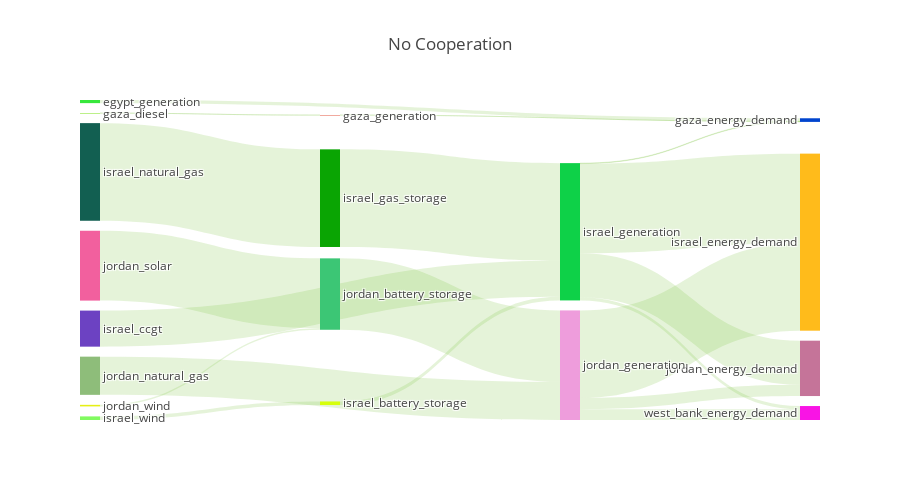

This figure's notebook cell:
### Markdown cell above
## Visualise flows
This figure visualises flows between each territory

### Code cell
results['UTO'].plot_flows_sankey(height=500,title='No Cooperation')

### Figure 1 — Plotly figure (JSON) as saved in the notebook; plotly's stock layout.template omitted (floating-point values rounded to 4 significant figures)
{"data": [{"domain": {"x": [0, 1], "y": [0, 1]}, "link": {"color": ["rgba(127, 194, 65, 0.2)", "rgba(127, 194, 65, 0.2)", "rgba(127, 194, 65, 0.2)", "rgba(127, 194, 65, 0.2)", "rgba(127, 194, 65, 0.2)", "rgba(127, 194, 65, 0.2)", "rgba(127, 194, 65, 0.2)", "rgba(127, 194, 65, 0.2)", "rgba(127, 194, 65, 0.2)", "rgba(127, 194, 65, 0.2)", "rgba(127, 194, 65, 0.2)", "rgba(127, 194, 65, 0.2)", "rgba(127, 194, 65, 0.2)", "rgba(127, 194, 65, 0.2)", "rgba(127, 194, 65, 0.2)", "rgba(127, 194, 65, 0.2)", "rgba(127, 194, 65, 0.2)", "rgba(127, 194, 65, 0.2)", "rgba(127, 194, 65, 0.2)", "rgba(127, 194, 65, 0.2)", "rgba(127, 194, 65, 0.2)", "rgba(127, 194, 65, 0.2)", "rgba(127, 194, 65, 0.2)", "rgba(127, 194, 65, 0.2)", "rgba(127, 194, 65, 0.2)", "rgba(127, 194, 65, 0.2)", "rgba(127, 194, 65, 0.2)", "rgba(127, 194, 65, 0.2)", "rgba(127, 194, 65, 0.2)", "rgba(127, 194, 65, 0.2)", "rgba(127, 194, 65, 0.2)", "rgba(127, 194, 65, 0.2)", "rgba(127, 194, 65, 0.2)", "rgba(127, 194, 65, 0.2)", "rgba(127, 194, 65, 0.2)", "rgba(127, 194, 65, 0.2)", "rgba(127, 194, 65, 0.2)", "rgba(127, 194, 65, 0.2)", "rgba(127, 194, 65, 0.2)"], "source": [0, 34, 2, 33, 4, 5, 40, 7, 8, 9, 39, 35, 35, 35, 35, 12, 13, 14, 42, 16, 17, 18, 41, 41, 41, 20, 21, 22, 23, 44, 25, 26, 27, 43, 43, 43, 29, 30, 31], "target": [32, 33, 33, 32, 33, 34, 35, 35, 35, 35, 35, 32, 36, 37, 38, 39, 40, 40, 41, 41, 41, 41, 36, 37, 38, 41, 41, 42, 42, 43, 43, 43, 43, 36, 37, 38, 43, 44, 44], "value": [1457000.0, 0, 71.33, 71.33, 0, 0, 1676000.0, 16800000.0, 0, 0, 45490000.0, 234000.0, 41700000.0, 20560000.0, 1471000.0, 45490000.0, 0, 1676000.0, 33270000.0, 0, 0, 0, 40790000.0, 5237000.0, 5032000.0, 17790000.0, 0, 32540000.0, 728800.0, 0, 0, 0, 0, 0, 0, 0, 0, 0, 0]}, "node": {"color": ["37e73c", "5a352b", "78e013", "f48a87", "43e8dd", "a9da8d", "047bcc", "6c42c2", "1cdf5e", "5e60ea", "719d40", "5b8433", "125f51", "030e98", "81fa60", "7825d6", "1d9737", "b603cc", "f4a9be", "878c27", "8ebd7a", "7c6679", "f2609e", "e6ef16", "9d0bad", "2db7af", "bde43e", "79c9a9", "f47ce7", "a57511", "982ffd", "973969", "0144ce", "e2553f", "fea1c9", "0ed148", "ffbb1b", "c57499", "f914e5", "0aa503", "d6ff0a", "ee9ddc", "3cc675", "0cf848", "63d7a0"], "label": ["egypt_generation", "gaza_battery_storage", "gaza_diesel", "gaza_generation", "gaza_natural_gas", "gaza_solar", "israel_battery_storage", "israel_ccgt", "israel_coal", "israel_diesel", "israel_gas_storage", "israel_generation", "israel_natural_gas", "israel_solar", "israel_wind", "jordan_battery_storage", "jordan_ccgt", "jordan_coal", "jordan_diesel", "jordan_generation", "jordan_natural_gas", "jordan_shale", "jordan_solar", "jordan_wind", "west_bank_battery_storage", "west_bank_ccgt", "west_bank_coal", "west_bank_diesel", "west_bank_generation", "west_bank_natural_gas", "west_bank_solar", "west_bank_wind", "gaza_energy_demand", "gaza_generation", "gaza_battery_storage", "israel_generation", "israel_energy_demand", "jordan_energy_demand", "west_bank_energy_demand", "israel_gas_storage", "israel_battery_storage", "jordan_generation", "jordan_battery_storage", "west_bank_generation", "west_bank_battery_storage"], "line": {"color": "black", "width": 0}, "pad": 10}, "orientation": "h", "type": "sankey", "valueformat": ".0f"}], "layout": {"font": {"size": 12}, "height": 500, "title": "No Cooperation"}}
